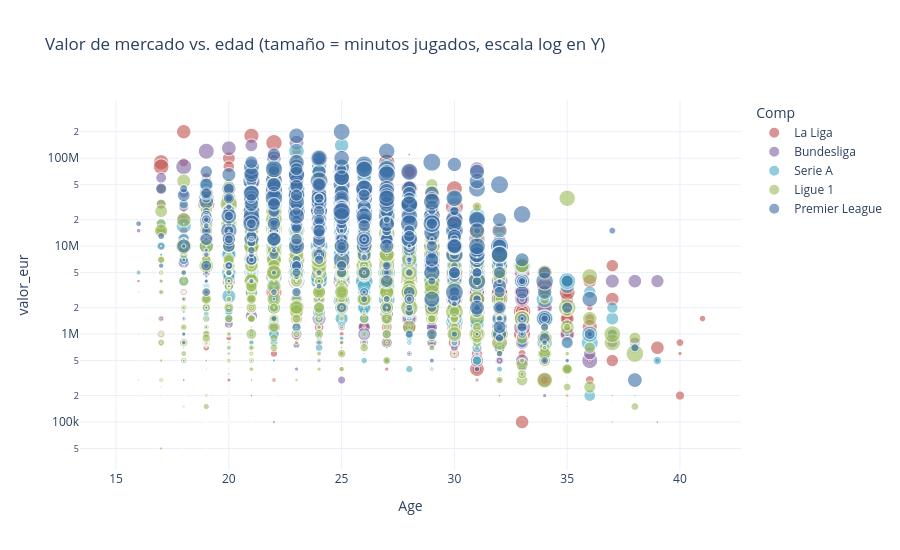

Notebook cell for this chart:
### Markdown cell above
## 10. Visualizaciones avanzadas / no triviales

### Code cell
fig = px.scatter(df_model.sample(4000, random_state=RANDOM_STATE), x='Age', y='valor_eur', color='Comp',
                  color_discrete_map=LIGA_COLOR, size='Playing Time_Min', size_max=18,
                  hover_name='Player', hover_data={'Squad': True, 'Season': True},
                  log_y=True, opacity=.6,
                  title='Valor de mercado vs. edad (tamaño = minutos jugados, escala log en Y)')
fig.update_layout(height=550)
fig

### Figure 1 — Plotly figure (JSON) as saved in the notebook; plotly's stock layout.template omitted (floating-point values rounded to 4 significant figures; data arrays with more than 128 entries replaced by an {"elided": "..."} marker saying what was removed)
{"data": [{"customdata": {"elided": "821x2 str values"}, "hovertemplate": "<b>%{hovertext}</b><br><br>Comp=La Liga<br>Age=%{x}<br>valor_eur=%{y}<br>Playing Time_Min=%{marker.size}<br>Squad=%{customdata[0]}<br>Season=%{customdata[1]}<extra></extra>", "hovertext": {"elided": "821 str values"}, "legendgroup": "La Liga", "marker": {"color": "#c0504d", "opacity": 0.6, "size": {"elided": "821 int values"}, "sizemode": "area", "sizeref": 10.56, "symbol": "circle"}, "mode": "markers", "name": "La Liga", "showlegend": true, "type": "scattergl", "x": {"elided": "821 float values"}, "xaxis": "x", "y": {"elided": "821 float values"}, "yaxis": "y"}, {"customdata": {"elided": "752x2 str values"}, "hovertemplate": "<b>%{hovertext}</b><br><br>Comp=Bundesliga<br>Age=%{x}<br>valor_eur=%{y}<br>Playing Time_Min=%{marker.size}<br>Squad=%{customdata[0]}<br>Season=%{customdata[1]}<extra></extra>", "hovertext": {"elided": "752 str values"}, "legendgroup": "Bundesliga", "marker": {"color": "#8064a2", "opacity": 0.6, "size": {"elided": "752 int values"}, "sizemode": "area", "sizeref": 10.56, "symbol": "circle"}, "mode": "markers", "name": "Bundesliga", "showlegend": true, "type": "scattergl", "x": {"elided": "752 float values"}, "xaxis": "x", "y": {"elided": "752 float values"}, "yaxis": "y"}, {"customdata": {"elided": "867x2 str values"}, "hovertemplate": "<b>%{hovertext}</b><br><br>Comp=Serie A<br>Age=%{x}<br>valor_eur=%{y}<br>Playing Time_Min=%{marker.size}<br>Squad=%{customdata[0]}<br>Season=%{customdata[1]}<extra></extra>", "hovertext": {"elided": "867 str values"}, "legendgroup": "Serie A", "marker": {"color": "#4bacc6", "opacity": 0.6, "size": {"elided": "867 int values"}, "sizemode": "area", "sizeref": 10.56, "symbol": "circle"}, "mode": "markers", "name": "Serie A", "showlegend": true, "type": "scattergl", "x": {"elided": "867 float values"}, "xaxis": "x", "y": {"elided": "867 float values"}, "yaxis": "y"}, {"customdata": {"elided": "776x2 str values"}, "hovertemplate": "<b>%{hovertext}</b><br><br>Comp=Ligue 1<br>Age=%{x}<br>valor_eur=%{y}<br>Playing Time_Min=%{marker.size}<br>Squad=%{customdata[0]}<br>Season=%{customdata[1]}<extra></extra>", "hovertext": {"elided": "776 str values"}, "legendgroup": "Ligue 1", "marker": {"color": "#9bbb59", "opacity": 0.6, "size": {"elided": "776 int values"}, "sizemode": "area", "sizeref": 10.56, "symbol": "circle"}, "mode": "markers", "name": "Ligue 1", "showlegend": true, "type": "scattergl", "x": {"elided": "776 float values"}, "xaxis": "x", "y": {"elided": "776 float values"}, "yaxis": "y"}, {"customdata": {"elided": "784x2 str values"}, "hovertemplate": "<b>%{hovertext}</b><br><br>Comp=Premier League<br>Age=%{x}<br>valor_eur=%{y}<br>Playing Time_Min=%{marker.size}<br>Squad=%{customdata[0]}<br>Season=%{customdata[1]}<extra></extra>", "hovertext": {"elided": "784 str values"}, "legendgroup": "Premier League", "marker": {"color": "#3b6ea5", "opacity": 0.6, "size": {"elided": "784 int values"}, "sizemode": "area", "sizeref": 10.56, "symbol": "circle"}, "mode": "markers", "name": "Premier League", "showlegend": true, "type": "scattergl", "x": {"elided": "784 float values"}, "xaxis": "x", "y": {"elided": "784 float values"}, "yaxis": "y"}], "layout": {"height": 550, "legend": {"itemsizing": "constant", "title": {"text": "Comp"}, "tracegroupgap": 0}, "title": {"text": "Valor de mercado vs. edad (tamaño = minutos jugados, escala log en Y)"}, "xaxis": {"anchor": "y", "domain": [0, 1], "title": {"text": "Age"}}, "yaxis": {"anchor": "x", "domain": [0, 1], "title": {"text": "valor_eur"}, "type": "log"}}}
